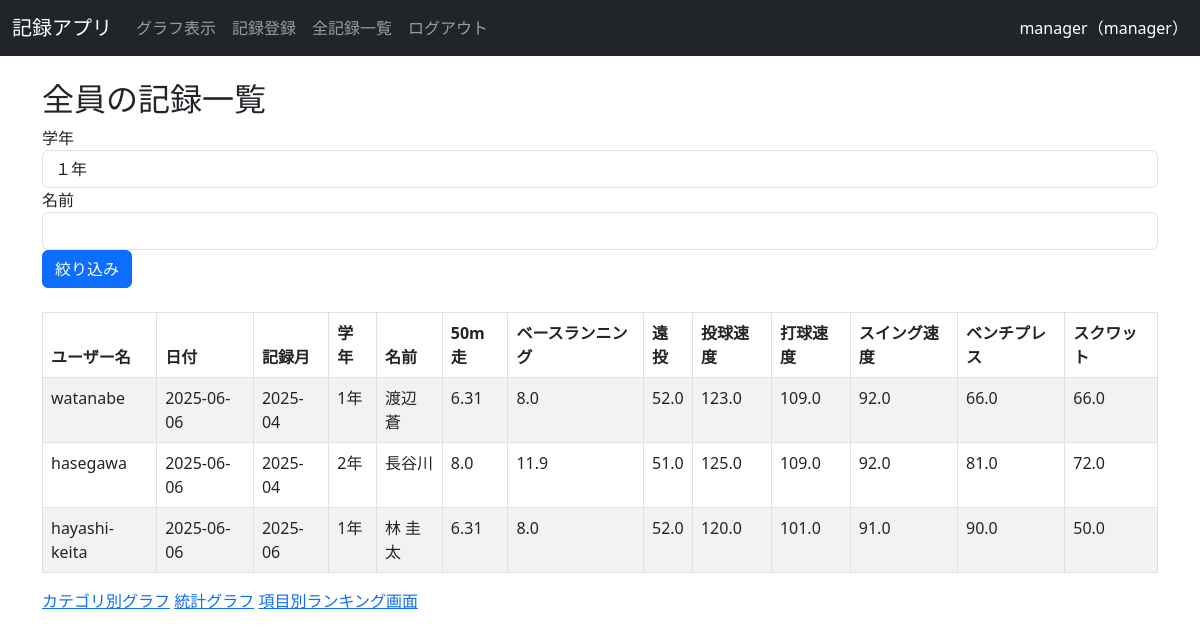
The page /all_records (signed in) on the database as committed earlier.
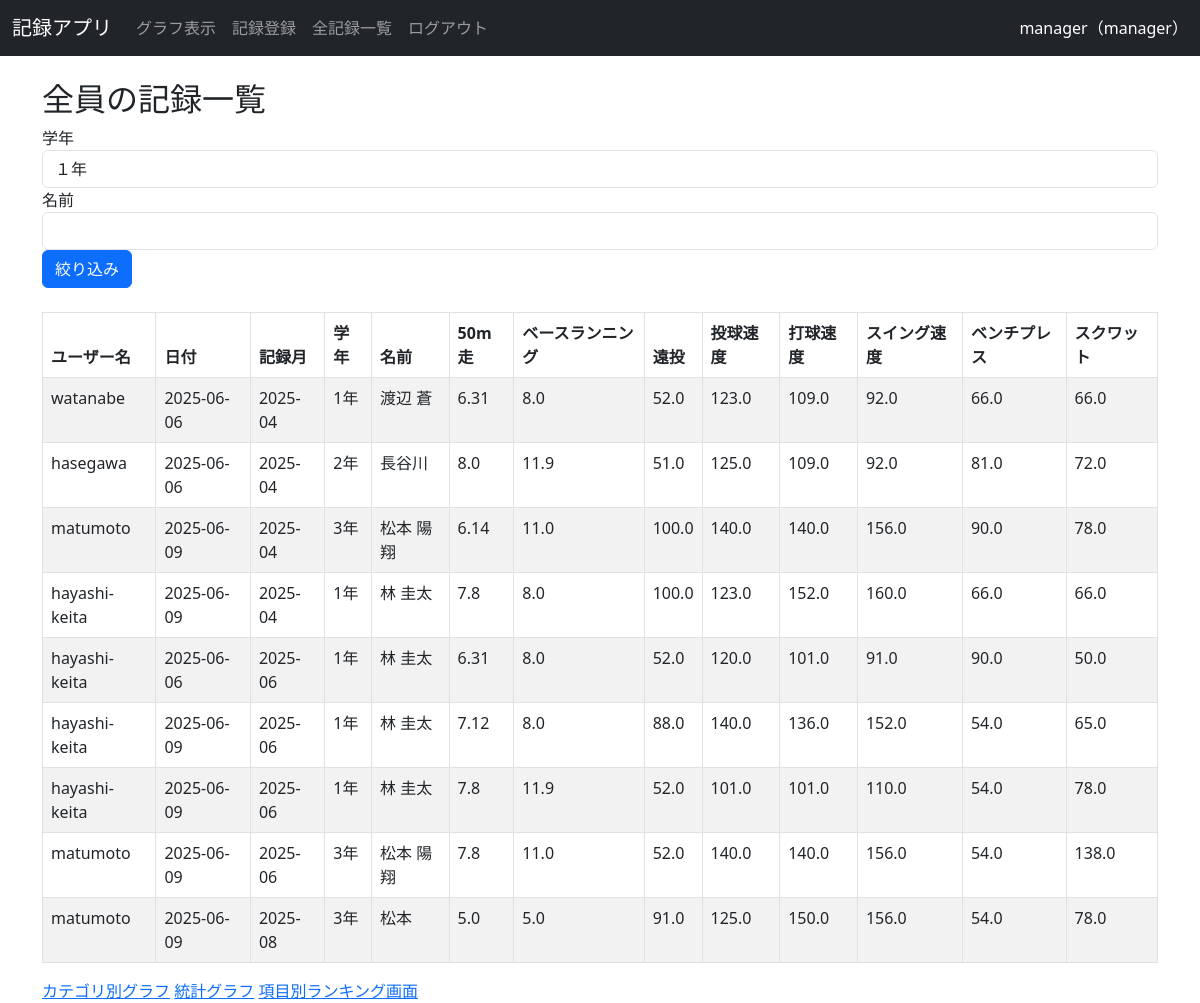
The same page on the database as committed later.
### models.py (models this page shows)
class User(UserMixin, db.Model):
    id = db.Column(db.Integer, primary_key=True)  # 各ユーザーの一意のIDを付ける
    username = db.Column(db.String(150), unique=True, nullable=False)  # ユーザー名、重複を許さない、空も不可
    password = db.Column(db.String(150), nullable=True)  # パスワード、空は不可
    role = db.Column(db.String(50), default='member')
    grade = db.Column(db.String(10))
    name = db.Column(db.String(50))
    records = db.relationship('Record', backref='user', lazy=True)

class Record(db.Model):
    id = db.Column(db.Integer, primary_key=True)
    user_id = db.Column(db.Integer, db.ForeignKey('user.id'), nullable=False)
    date = db.Column(db.Date, default=datetime.now)
    month = db.Column(db.String(10))
    grade = db.Column(db.String(10))
    name = db.Column(db.String(50))
    run_50m = db.Column(db.Float)
    base_running = db.Column(db.Float)
    long_throw = db.Column(db.Float)
    pitch_speed = db.Column(db.Float)
    hit_speed = db.Column(db.Float)
    swing_speed = db.Column(db.Float)
    bench_press = db.Column(db.Float)
    squat = db.Column(db.Float)
    member_approval = db.Column(db.Boolean, default=False)
    coach_approval = db.Column(db.Boolean, default=False)

### routes/record.py (the view)
@record.route('/all_records', methods=['GET'])
@login_required
def all_records():
    if current_user.role == 'member':
        flash('アクセス権限がありません。', 'danger')
        return redirect(url_for('index'))
    form = FilterForm(request.args)
    query = Record.query.join(User)  # データベースからユーザー名を検索し結合
    if form.validate():
        if form.grade.data:
            query = query.filter(User.grade == form.grade.data)
        if form.name.data:
            query =query.filter(User.name.contains(form.name.data))
    records = query.order_by(Record.month.asc()).all()
    users = {user.id: user.username for user in User.query.all()}
    return render_template('all_records.html', records=records, users=users, form=form)

### forms.py
class FilterForm(FlaskForm):
    grade = SelectField('学年', choices=[('１年', '１年'), ('２年', '２年'), ('３年', '３年')])
    name = StringField('名前')
    submit = SubmitField('絞り込み')

### app.py (called while the page is built)
@LoginManager.user_loader  # Flask-Loginが「今ログインしている人」を取得する方法を定義
def load_user(user_id):
    return User.query.get(int(user_id))  # データベースから user_id に一致するユーザーを探して返す

### templates/all_records.html (shortened to what this page needs)
  {% extends "layout.html" %}
  {% block content %}
    <h2>全員の記録一覧</h2>
    <form method="get" action="{{ url_for('record.all_records') }}" class="form-inline mb-4">
      <div class="form-group mr-2">
        {{ form.grade.label(class="mr-2") }}
        {{ form.grade(class="form-control") }}
      </div>
      <div class="form-group mr-2">
        {{ form.name.label(class="mr-2") }}
        {{ form.name(class="form-control") }}
      </div>
      <button type="submit" class="btn btn-primary">{{ form.submit.label }}</button>
    </form>
    <table class="table table-striped table-bordered">
      <thead>
        <tr>
          <th>ユーザー名</th>
          <th>日付</th>
          <th>記録月</th>
          <th>学年</th>
          <th>名前</th>
          <th>50m走</th>
          <th>ベースランニング</th>
          <th>遠投</th>
          <th>投球速度</th>
          <th>打球速度</th>
          <th>スイング速度</th>
          <th>ベンチプレス</th>
          <th>スクワット</th>
        </tr>
      </thead>
      <tbody>
        {% for record in records %}
          <tr>
            <td>{{ users[record.user_id] }}</td>
            <td>{{ record.date.strftime('%Y-%m-%d') }}</td>
            <td>{{ record.month }}</td>
            <td>{{ record.grade }}</td>
            <td>{{ record.name }}</td>
            <td>{{ record.run_50m }}</td>
            <td>{{ record.base_running }}</td>
            <td>{{ record.long_throw }}</td>
            <td>{{ record.pitch_speed }}</td>
            <td>{{ record.hit_speed }}</td>
            <td>{{ record.swing_speed }}</td>
            <td>{{ record.bench_press }}</td>
            <td>{{ record.squat }}</td>
          </tr>
        {% endfor %}
      </tbody>
    </table>
    <a href="{{ url_for('dashboard.show_dashboard') }}">カテゴリ別グラフ</a>
    <a href="{{ url_for('dashboard.dashboard_summary') }}">統計グラフ</a>
    <a href="{{ url_for('dashboard.ranking') }}">項目別ランキング画面</a>
    {% endblock %}

### templates/layout.html (shortened to what this page needs)
<!DOCTYPE html>
<html lang="ja">
<head>
  <link href="https://cdn.jsdelivr.net/npm/bootstrap@5.3.0/dist/css/bootstrap.min.css" rel="stylesheet">
</head>
<body>
  <nav class="navbar navbar-expand-lg navbar-dark bg-dark">
    <div class="container-fluid">
      <a class="navbar-brand" href="{{ url_for('index') }}">記録アプリ</a>
      <div class="collapse navbar-collapse" id="navbarNav">
        <ul class="navbar-nav me-auto">
          {% if current_user.is_authenticated %}
            <li class="nav-item">
              <a class="nav-link" href="{{ url_for('dashboard.my_graph', user_id=current_user.id, field='run_50m') }}">
                グラフ表示
              </a>
            </li>
            {% if current_user.role == 'manager' %}
              <li class="nav-item">
                <a class="nav-link" href="{{ url_for('record.register_record') }}">記録登録</a>
              </li>
              <li class="nav-item">
                <a class="nav-link" href="{{ url_for('record.all_records') }}">全記録一覧</a>
              </li>
            {% endif %}
            <li class="nav-item">
              <a class="nav-link" href="{{ url_for('auth.logout') }}">ログアウト</a>
            </li>
          {% endif %}
        </ul>
        {% if current_user.is_authenticated %}
          <span class="navbar-text text-white">
            {{ current_user.username }}（{{ current_user.role }}）
          </span>
        {% endif %}
      </div>
    </div>
  </nav>
  <div class="container mt-4">
    {% block content %}{% endblock %}
  </div>
</body>
</html>

Rows that differ between the two databases and show on the page:
added Record: date "2025-06-09", month "2025-04", grade "3年", name "松本 陽翔", run_50m "6.14", base_running "11.0", long_throw "100.0", pitch_speed "140.0", hit_speed "140.0", swing_speed "156.0", bench_press "90.0", squat "78.0"
added User: username "matumoto"
added Record: {{ users[record.user_id] }} "hayashi-keita", date "2025-06-09", month "2025-04", grade "1年", name "林 圭太", run_50m "7.8", base_running "8.0", long_throw "100.0", pitch_speed "123.0", hit_speed "152.0", swing_speed "160.0", bench_press "66.0", squat "66.0"
added Record: {{ users[record.user_id] }} "hayashi-keita", date "2025-06-09", month "2025-06", grade "1年", name "林 圭太", run_50m "7.12", base_running "8.0", long_throw "88.0", pitch_speed "140.0", hit_speed "136.0", swing_speed "152.0", bench_press "54.0", squat "65.0"
added Record: {{ users[record.user_id] }} "hayashi-keita", date "2025-06-09", month "2025-06", grade "1年", name "林 圭太", run_50m "7.8", base_running "11.9", long_throw "52.0", pitch_speed "101.0", hit_speed "101.0", swing_speed "110.0", bench_press "54.0", squat "78.0"
added Record: date "2025-06-09", month "2025-06", grade "3年", name "松本 陽翔", run_50m "7.8", base_running "11.0", long_throw "52.0", pitch_speed "140.0", hit_speed "140.0", swing_speed "156.0", bench_press "54.0", squat "138.0"
added Record: date "2025-06-09", month "2025-08", grade "3年", name "松本", run_50m "5.0", base_running "5.0", long_throw "91.0", pitch_speed "125.0", hit_speed "150.0", swing_speed "156.0", bench_press "54.0", squat "78.0"
